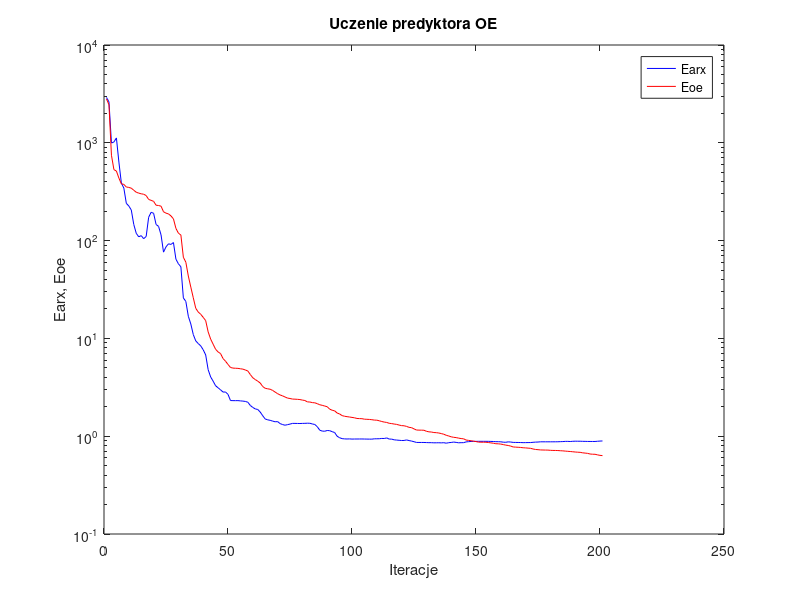
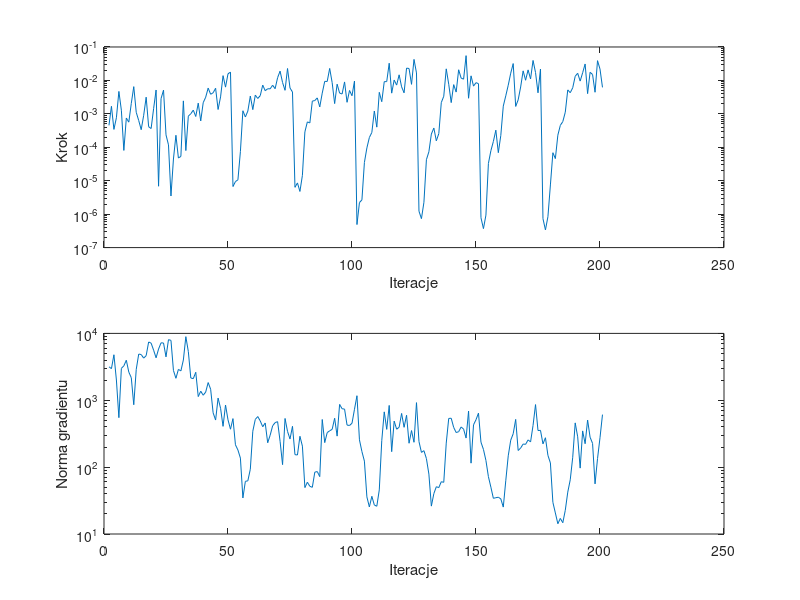

These charts were generated, in order, by the following MATLAB code:
%uczenie predyktora oe
clear all;
n=0; farx(n+1)=2.908231e+003; foe(n+1)=2.808228e+003; wspucz(n+1)=0.000000e+000; ng(n+1)=0.000000e+000;
%odnowa zmiennej metryki
n=1; farx(n+1)=2.624940e+003; foe(n+1)=2.450296e+003; krok(n+1)=4.532388e-004; ng(n+1)=3.167503e+003;
n=2; farx(n+1)=9.954729e+002; foe(n+1)=7.460467e+002; krok(n+1)=1.682049e-003; ng(n+1)=2.971210e+003;
n=3; farx(n+1)=1.019788e+003; foe(n+1)=5.314237e+002; krok(n+1)=3.428360e-004; ng(n+1)=4.791873e+003;
n=4; farx(n+1)=1.121954e+003; foe(n+1)=5.143459e+002; krok(n+1)=7.648589e-004; ng(n+1)=2.007951e+003;
n=5; farx(n+1)=6.358532e+002; foe(n+1)=4.361281e+002; krok(n+1)=4.687691e-003; ng(n+1)=5.492165e+002;
n=6; farx(n+1)=3.877879e+002; foe(n+1)=3.805801e+002; krok(n+1)=1.284763e-003; ng(n+1)=2.998022e+003;
n=7; farx(n+1)=3.444699e+002; foe(n+1)=3.754439e+002; krok(n+1)=8.066838e-005; ng(n+1)=3.272477e+003;
n=8; farx(n+1)=2.404526e+002; foe(n+1)=3.531327e+002; krok(n+1)=7.496833e-004; ng(n+1)=3.967166e+003;
n=9; farx(n+1)=2.258269e+002; foe(n+1)=3.499289e+002; krok(n+1)=5.651115e-004; ng(n+1)=2.638126e+003;
n=10; farx(n+1)=2.057679e+002; foe(n+1)=3.436533e+002; krok(n+1)=2.043687e-003; ng(n+1)=2.176510e+003;
n=11; farx(n+1)=1.463432e+002; foe(n+1)=3.272783e+002; krok(n+1)=6.516379e-003; ng(n+1)=8.574069e+002;
n=12; farx(n+1)=1.187996e+002; foe(n+1)=3.122482e+002; krok(n+1)=1.109421e-003; ng(n+1)=2.899050e+003;
n=13; farx(n+1)=1.093058e+002; foe(n+1)=3.058709e+002; krok(n+1)=6.298318e-004; ng(n+1)=4.909321e+003;
n=14; farx(n+1)=1.124068e+002; foe(n+1)=3.009427e+002; krok(n+1)=3.363588e-004; ng(n+1)=4.824371e+003;
n=15; farx(n+1)=1.046392e+002; foe(n+1)=2.980244e+002; krok(n+1)=9.064776e-004; ng(n+1)=4.269063e+003;
n=16; farx(n+1)=1.101005e+002; foe(n+1)=2.887734e+002; krok(n+1)=3.151553e-003; ng(n+1)=4.646999e+003;
n=17; farx(n+1)=1.731415e+002; foe(n+1)=2.636001e+002; krok(n+1)=4.114508e-004; ng(n+1)=7.440421e+003;
n=18; farx(n+1)=1.947409e+002; foe(n+1)=2.580070e+002; krok(n+1)=3.643472e-004; ng(n+1)=7.147533e+003;
n=19; farx(n+1)=1.903174e+002; foe(n+1)=2.519469e+002; krok(n+1)=1.427772e-003; ng(n+1)=5.611895e+003;
n=20; farx(n+1)=1.461160e+002; foe(n+1)=2.299304e+002; krok(n+1)=5.166418e-003; ng(n+1)=4.317019e+003;
n=21; farx(n+1)=1.397913e+002; foe(n+1)=2.285070e+002; krok(n+1)=6.844969e-006; ng(n+1)=5.834323e+003;
n=22; farx(n+1)=1.144468e+002; foe(n+1)=2.248618e+002; krok(n+1)=2.855545e-003; ng(n+1)=7.226812e+003;
n=23; farx(n+1)=7.623117e+001; foe(n+1)=1.971034e+002; krok(n+1)=5.119766e-003; ng(n+1)=7.186964e+003;
n=24; farx(n+1)=8.631392e+001; foe(n+1)=1.907962e+002; krok(n+1)=2.353374e-004; ng(n+1)=4.457376e+003;
n=25; farx(n+1)=9.271649e+001; foe(n+1)=1.875515e+002; krok(n+1)=1.182303e-004; ng(n+1)=8.057286e+003;
%odnowa zmiennej metryki
n=26; farx(n+1)=9.140853e+001; foe(n+1)=1.787989e+002; krok(n+1)=3.493282e-006; ng(n+1)=7.868219e+003;
n=27; farx(n+1)=9.551230e+001; foe(n+1)=1.668695e+002; krok(n+1)=4.461789e-005; ng(n+1)=2.792195e+003;
n=28; farx(n+1)=6.457495e+001; foe(n+1)=1.333427e+002; krok(n+1)=2.288097e-004; ng(n+1)=2.131101e+003;
n=29; farx(n+1)=5.793000e+001; foe(n+1)=1.190863e+002; krok(n+1)=4.766085e-005; ng(n+1)=2.895555e+003;
n=30; farx(n+1)=5.399025e+001; foe(n+1)=1.140391e+002; krok(n+1)=5.354731e-005; ng(n+1)=2.749529e+003;
n=31; farx(n+1)=2.593654e+001; foe(n+1)=6.756758e+001; krok(n+1)=2.444561e-003; ng(n+1)=4.000761e+003;
n=32; farx(n+1)=2.387514e+001; foe(n+1)=6.010942e+001; krok(n+1)=7.980756e-005; ng(n+1)=8.935008e+003;
n=33; farx(n+1)=1.683827e+001; foe(n+1)=4.342191e+001; krok(n+1)=8.540993e-004; ng(n+1)=5.361473e+003;
n=34; farx(n+1)=1.405151e+001; foe(n+1)=3.349347e+001; krok(n+1)=1.006932e-003; ng(n+1)=2.153956e+003;
n=35; farx(n+1)=1.094952e+001; foe(n+1)=2.602623e+001; krok(n+1)=1.293127e-003; ng(n+1)=2.103728e+003;
n=36; farx(n+1)=9.423237e+000; foe(n+1)=2.030804e+001; krok(n+1)=8.335919e-004; ng(n+1)=2.621456e+003;
n=37; farx(n+1)=8.860037e+000; foe(n+1)=1.860784e+001; krok(n+1)=2.092139e-003; ng(n+1)=1.135134e+003;
n=38; farx(n+1)=8.383917e+000; foe(n+1)=1.763864e+001; krok(n+1)=6.144058e-004; ng(n+1)=1.366983e+003;
n=39; farx(n+1)=7.654393e+000; foe(n+1)=1.642140e+001; krok(n+1)=2.156451e-003; ng(n+1)=1.189204e+003;
n=40; farx(n+1)=6.775568e+000; foe(n+1)=1.519241e+001; krok(n+1)=3.146871e-003; ng(n+1)=1.325265e+003;
n=41; farx(n+1)=4.786148e+000; foe(n+1)=1.165150e+001; krok(n+1)=5.894618e-003; ng(n+1)=1.839547e+003;
n=42; farx(n+1)=4.037668e+000; foe(n+1)=9.841304e+000; krok(n+1)=3.856372e-003; ng(n+1)=1.462452e+003;
n=43; farx(n+1)=3.654909e+000; foe(n+1)=8.724330e+000; krok(n+1)=4.267031e-003; ng(n+1)=6.487545e+002;
n=44; farx(n+1)=3.279457e+000; foe(n+1)=7.741793e+000; krok(n+1)=5.829556e-003; ng(n+1)=5.061863e+002;
n=45; farx(n+1)=3.126905e+000; foe(n+1)=7.274540e+000; krok(n+1)=1.350546e-003; ng(n+1)=1.078558e+003;
n=46; farx(n+1)=2.979681e+000; foe(n+1)=6.993487e+000; krok(n+1)=3.212655e-003; ng(n+1)=7.598626e+002;
n=47; farx(n+1)=2.826062e+000; foe(n+1)=6.220124e+000; krok(n+1)=1.389524e-002; ng(n+1)=4.072506e+002;
n=48; farx(n+1)=2.831794e+000; foe(n+1)=5.841517e+000; krok(n+1)=6.303106e-003; ng(n+1)=8.492009e+002;
n=49; farx(n+1)=2.678425e+000; foe(n+1)=5.417958e+000; krok(n+1)=1.576669e-002; ng(n+1)=5.099119e+002;
n=50; farx(n+1)=2.315661e+000; foe(n+1)=5.044592e+000; krok(n+1)=1.771116e-002; ng(n+1)=3.691195e+002;
%odnowa zmiennej metryki
n=51; farx(n+1)=2.310441e+000; foe(n+1)=4.970551e+000; krok(n+1)=6.697231e-006; ng(n+1)=5.317141e+002;
n=52; farx(n+1)=2.309523e+000; foe(n+1)=4.953113e+000; krok(n+1)=9.433029e-006; ng(n+1)=2.157167e+002;
n=53; farx(n+1)=2.311213e+000; foe(n+1)=4.938762e+000; krok(n+1)=1.063629e-005; ng(n+1)=1.804089e+002;
n=54; farx(n+1)=2.297334e+000; foe(n+1)=4.893384e+000; krok(n+1)=7.462550e-005; ng(n+1)=1.365710e+002;
n=55; farx(n+1)=2.285071e+000; foe(n+1)=4.850507e+000; krok(n+1)=1.238384e-003; ng(n+1)=3.460964e+001;
n=56; farx(n+1)=2.267349e+000; foe(n+1)=4.754687e+000; krok(n+1)=8.058731e-004; ng(n+1)=6.129062e+001;
n=57; farx(n+1)=2.224135e+000; foe(n+1)=4.639218e+000; krok(n+1)=1.211265e-003; ng(n+1)=6.248426e+001;
n=58; farx(n+1)=2.062642e+000; foe(n+1)=4.271790e+000; krok(n+1)=3.408889e-003; ng(n+1)=9.311392e+001;
n=59; farx(n+1)=1.968177e+000; foe(n+1)=3.957435e+000; krok(n+1)=1.338974e-003; ng(n+1)=3.444346e+002;
n=60; farx(n+1)=1.901070e+000; foe(n+1)=3.794825e+000; krok(n+1)=3.621201e-003; ng(n+1)=5.171008e+002;
n=61; farx(n+1)=1.876050e+000; foe(n+1)=3.651408e+000; krok(n+1)=2.883948e-003; ng(n+1)=5.709724e+002;
n=62; farx(n+1)=1.764561e+000; foe(n+1)=3.498189e+000; krok(n+1)=3.500453e-003; ng(n+1)=4.904718e+002;
n=63; farx(n+1)=1.619037e+000; foe(n+1)=3.219929e+000; krok(n+1)=7.242402e-003; ng(n+1)=4.016147e+002;
n=64; farx(n+1)=1.499839e+000; foe(n+1)=3.089399e+000; krok(n+1)=4.929920e-003; ng(n+1)=4.577692e+002;
n=65; farx(n+1)=1.470706e+000; foe(n+1)=3.052917e+000; krok(n+1)=5.627734e-003; ng(n+1)=2.315098e+002;
n=66; farx(n+1)=1.452822e+000; foe(n+1)=3.021034e+000; krok(n+1)=5.608324e-003; ng(n+1)=3.003674e+002;
n=67; farx(n+1)=1.427135e+000; foe(n+1)=2.937733e+000; krok(n+1)=7.191611e-003; ng(n+1)=4.150040e+002;
n=68; farx(n+1)=1.404511e+000; foe(n+1)=2.826950e+000; krok(n+1)=5.654998e-003; ng(n+1)=4.632943e+002;
n=69; farx(n+1)=1.410623e+000; foe(n+1)=2.722002e+000; krok(n+1)=1.208515e-002; ng(n+1)=4.788552e+002;
n=70; farx(n+1)=1.346021e+000; foe(n+1)=2.641635e+000; krok(n+1)=1.897240e-002; ng(n+1)=2.431530e+002;
n=71; farx(n+1)=1.315713e+000; foe(n+1)=2.584441e+000; krok(n+1)=8.631803e-003; ng(n+1)=1.090111e+002;
n=72; farx(n+1)=1.295193e+000; foe(n+1)=2.517719e+000; krok(n+1)=5.060913e-003; ng(n+1)=5.343998e+002;
n=73; farx(n+1)=1.312804e+000; foe(n+1)=2.453210e+000; krok(n+1)=2.272397e-002; ng(n+1)=3.423044e+002;
n=74; farx(n+1)=1.329869e+000; foe(n+1)=2.429686e+000; krok(n+1)=5.945944e-003; ng(n+1)=2.633791e+002;
n=75; farx(n+1)=1.352059e+000; foe(n+1)=2.397329e+000; krok(n+1)=4.498477e-003; ng(n+1)=4.079200e+002;
%odnowa zmiennej metryki
n=76; farx(n+1)=1.351619e+000; foe(n+1)=2.391556e+000; krok(n+1)=6.348643e-006; ng(n+1)=1.536909e+002;
n=77; farx(n+1)=1.350266e+000; foe(n+1)=2.382465e+000; krok(n+1)=8.600086e-006; ng(n+1)=1.519471e+002;
n=78; farx(n+1)=1.348417e+000; foe(n+1)=2.369360e+000; krok(n+1)=4.777908e-006; ng(n+1)=2.894282e+002;
n=79; farx(n+1)=1.351866e+000; foe(n+1)=2.340254e+000; krok(n+1)=1.448140e-005; ng(n+1)=2.060803e+002;
n=80; farx(n+1)=1.353732e+000; foe(n+1)=2.317452e+000; krok(n+1)=2.895734e-004; ng(n+1)=4.945533e+001;
n=81; farx(n+1)=1.357971e+000; foe(n+1)=2.243680e+000; krok(n+1)=5.747417e-004; ng(n+1)=5.944795e+001;
n=82; farx(n+1)=1.356107e+000; foe(n+1)=2.236662e+000; krok(n+1)=5.348854e-004; ng(n+1)=5.170396e+001;
n=83; farx(n+1)=1.334603e+000; foe(n+1)=2.205652e+000; krok(n+1)=2.403018e-003; ng(n+1)=4.991505e+001;
n=84; farx(n+1)=1.317539e+000; foe(n+1)=2.194876e+000; krok(n+1)=2.501815e-003; ng(n+1)=8.415957e+001;
n=85; farx(n+1)=1.250406e+000; foe(n+1)=2.150777e+000; krok(n+1)=2.999882e-003; ng(n+1)=8.581483e+001;
n=86; farx(n+1)=1.151987e+000; foe(n+1)=2.097296e+000; krok(n+1)=1.612540e-003; ng(n+1)=7.212680e+001;
n=87; farx(n+1)=1.128186e+000; foe(n+1)=2.068052e+000; krok(n+1)=4.175393e-003; ng(n+1)=5.156357e+002;
n=88; farx(n+1)=1.124123e+000; foe(n+1)=2.034643e+000; krok(n+1)=9.378531e-003; ng(n+1)=2.326806e+002;
n=89; farx(n+1)=1.143612e+000; foe(n+1)=2.001747e+000; krok(n+1)=9.299198e-003; ng(n+1)=3.285891e+002;
n=90; farx(n+1)=1.138838e+000; foe(n+1)=1.891005e+000; krok(n+1)=2.284436e-002; ng(n+1)=3.493725e+002;
n=91; farx(n+1)=1.112803e+000; foe(n+1)=1.843281e+000; krok(n+1)=8.580693e-003; ng(n+1)=3.675096e+002;
n=92; farx(n+1)=1.090689e+000; foe(n+1)=1.816681e+000; krok(n+1)=2.027773e-003; ng(n+1)=5.384337e+002;
n=93; farx(n+1)=9.994692e-001; foe(n+1)=1.727099e+000; krok(n+1)=7.712744e-003; ng(n+1)=2.909565e+002;
n=94; farx(n+1)=9.649282e-001; foe(n+1)=1.688355e+000; krok(n+1)=4.184278e-003; ng(n+1)=8.668361e+002;
n=95; farx(n+1)=9.442389e-001; foe(n+1)=1.624835e+000; krok(n+1)=3.923977e-003; ng(n+1)=7.473536e+002;
n=96; farx(n+1)=9.389214e-001; foe(n+1)=1.599453e+000; krok(n+1)=9.010365e-003; ng(n+1)=7.372438e+002;
n=97; farx(n+1)=9.363508e-001; foe(n+1)=1.584606e+000; krok(n+1)=2.216378e-003; ng(n+1)=4.256590e+002;
n=98; farx(n+1)=9.386013e-001; foe(n+1)=1.571357e+000; krok(n+1)=5.003630e-003; ng(n+1)=4.195249e+002;
n=99; farx(n+1)=9.343602e-001; foe(n+1)=1.556274e+000; krok(n+1)=3.485222e-003; ng(n+1)=4.532778e+002;
n=100; farx(n+1)=9.360243e-001; foe(n+1)=1.542392e+000; krok(n+1)=9.602589e-003; ng(n+1)=7.331894e+002;
%odnowa zmiennej metryki
n=101; farx(n+1)=9.361781e-001; foe(n+1)=1.518358e+000; krok(n+1)=4.888654e-007; ng(n+1)=1.169244e+003;
n=102; farx(n+1)=9.365102e-001; foe(n+1)=1.513414e+000; krok(n+1)=2.219980e-006; ng(n+1)=2.560833e+002;
n=103; farx(n+1)=9.368321e-001; foe(n+1)=1.510762e+000; krok(n+1)=2.674711e-006; ng(n+1)=1.708848e+002;
n=104; farx(n+1)=9.356090e-001; foe(n+1)=1.492975e+000; krok(n+1)=3.519674e-005; ng(n+1)=1.230678e+002;
n=105; farx(n+1)=9.344260e-001; foe(n+1)=1.488761e+000; krok(n+1)=9.579321e-005; ng(n+1)=3.592030e+001;
n=106; farx(n+1)=9.335401e-001; foe(n+1)=1.484230e+000; krok(n+1)=1.960919e-004; ng(n+1)=2.537915e+001;
n=107; farx(n+1)=9.330735e-001; foe(n+1)=1.475118e+000; krok(n+1)=2.778542e-004; ng(n+1)=3.663729e+001;
n=108; farx(n+1)=9.404171e-001; foe(n+1)=1.461395e+000; krok(n+1)=1.216567e-003; ng(n+1)=2.717546e+001;
n=109; farx(n+1)=9.411383e-001; foe(n+1)=1.458171e+000; krok(n+1)=4.005361e-004; ng(n+1)=2.599620e+001;
n=110; farx(n+1)=9.421196e-001; foe(n+1)=1.438322e+000; krok(n+1)=4.403244e-003; ng(n+1)=4.566297e+001;
n=111; farx(n+1)=9.487641e-001; foe(n+1)=1.413352e+000; krok(n+1)=2.312019e-003; ng(n+1)=2.488881e+002;
n=112; farx(n+1)=9.473769e-001; foe(n+1)=1.394798e+000; krok(n+1)=9.173286e-003; ng(n+1)=6.707960e+002;
n=113; farx(n+1)=9.602734e-001; foe(n+1)=1.382620e+000; krok(n+1)=9.219686e-003; ng(n+1)=3.670343e+002;
n=114; farx(n+1)=9.347625e-001; foe(n+1)=1.355380e+000; krok(n+1)=3.269900e-002; ng(n+1)=8.370350e+002;
n=115; farx(n+1)=9.335893e-001; foe(n+1)=1.345550e+000; krok(n+1)=4.162174e-003; ng(n+1)=1.703899e+002;
n=116; farx(n+1)=9.181827e-001; foe(n+1)=1.331635e+000; krok(n+1)=1.023953e-002; ng(n+1)=4.878785e+002;
n=117; farx(n+1)=9.130520e-001; foe(n+1)=1.320753e+000; krok(n+1)=7.251821e-003; ng(n+1)=3.690998e+002;
n=118; farx(n+1)=9.081687e-001; foe(n+1)=1.300011e+000; krok(n+1)=1.470844e-002; ng(n+1)=3.948338e+002;
n=119; farx(n+1)=9.035475e-001; foe(n+1)=1.282923e+000; krok(n+1)=6.428545e-003; ng(n+1)=6.354449e+002;
n=120; farx(n+1)=9.045423e-001; foe(n+1)=1.278557e+000; krok(n+1)=4.259233e-003; ng(n+1)=3.941175e+002;
n=121; farx(n+1)=9.158126e-001; foe(n+1)=1.259522e+000; krok(n+1)=2.334578e-002; ng(n+1)=5.964741e+002;
n=122; farx(n+1)=9.024979e-001; foe(n+1)=1.232123e+000; krok(n+1)=2.272397e-002; ng(n+1)=2.276215e+002;
n=123; farx(n+1)=8.918691e-001; foe(n+1)=1.223284e+000; krok(n+1)=7.632150e-003; ng(n+1)=3.523427e+002;
n=124; farx(n+1)=8.785126e-001; foe(n+1)=1.188322e+000; krok(n+1)=4.254539e-002; ng(n+1)=2.354175e+002;
n=125; farx(n+1)=8.635746e-001; foe(n+1)=1.156664e+000; krok(n+1)=1.675011e-002; ng(n+1)=9.216703e+002;
%odnowa zmiennej metryki
n=126; farx(n+1)=8.631597e-001; foe(n+1)=1.153680e+000; krok(n+1)=1.226134e-006; ng(n+1)=2.416546e+002;
n=127; farx(n+1)=8.630433e-001; foe(n+1)=1.152807e+000; krok(n+1)=7.345476e-007; ng(n+1)=1.661590e+002;
n=128; farx(n+1)=8.627770e-001; foe(n+1)=1.150755e+000; krok(n+1)=2.265654e-006; ng(n+1)=1.763868e+002;
n=129; farx(n+1)=8.608542e-001; foe(n+1)=1.123182e+000; krok(n+1)=4.254517e-005; ng(n+1)=1.343754e+002;
n=130; farx(n+1)=8.588401e-001; foe(n+1)=1.108183e+000; krok(n+1)=7.338792e-005; ng(n+1)=7.871924e+001;
n=131; farx(n+1)=8.587478e-001; foe(n+1)=1.103587e+000; krok(n+1)=2.494331e-004; ng(n+1)=2.613314e+001;
n=132; farx(n+1)=8.559043e-001; foe(n+1)=1.090212e+000; krok(n+1)=3.761980e-004; ng(n+1)=4.019290e+001;
n=133; farx(n+1)=8.563212e-001; foe(n+1)=1.086935e+000; krok(n+1)=1.563635e-004; ng(n+1)=5.094653e+001;
n=134; farx(n+1)=8.572842e-001; foe(n+1)=1.078081e+000; krok(n+1)=2.559644e-004; ng(n+1)=4.941963e+001;
n=135; farx(n+1)=8.547578e-001; foe(n+1)=1.064054e+000; krok(n+1)=2.170640e-003; ng(n+1)=6.052021e+001;
n=136; farx(n+1)=8.585279e-001; foe(n+1)=1.047569e+000; krok(n+1)=3.363630e-003; ng(n+1)=5.930911e+001;
n=137; farx(n+1)=8.481792e-001; foe(n+1)=1.022008e+000; krok(n+1)=2.219272e-002; ng(n+1)=2.288389e+002;
n=138; farx(n+1)=8.587239e-001; foe(n+1)=1.005013e+000; krok(n+1)=7.692316e-003; ng(n+1)=5.346388e+002;
n=139; farx(n+1)=8.628269e-001; foe(n+1)=9.859670e-001; krok(n+1)=2.170640e-003; ng(n+1)=5.388045e+002;
n=140; farx(n+1)=8.712158e-001; foe(n+1)=9.739797e-001; krok(n+1)=7.481826e-003; ng(n+1)=3.922889e+002;
n=141; farx(n+1)=8.642223e-001; foe(n+1)=9.681198e-001; krok(n+1)=4.474402e-003; ng(n+1)=3.290525e+002;
n=142; farx(n+1)=8.561992e-001; foe(n+1)=9.555304e-001; krok(n+1)=2.083339e-002; ng(n+1)=3.387503e+002;
n=143; farx(n+1)=8.586076e-001; foe(n+1)=9.462081e-001; krok(n+1)=1.175883e-002; ng(n+1)=3.984989e+002;
n=144; farx(n+1)=8.588077e-001; foe(n+1)=9.403242e-001; krok(n+1)=1.089156e-002; ng(n+1)=3.697182e+002;
n=145; farx(n+1)=8.743854e-001; foe(n+1)=9.137339e-001; krok(n+1)=5.507794e-002; ng(n+1)=2.721449e+002;
n=146; farx(n+1)=8.792619e-001; foe(n+1)=9.061274e-001; krok(n+1)=2.929274e-003; ng(n+1)=6.891500e+002;
n=147; farx(n+1)=8.838967e-001; foe(n+1)=8.988310e-001; krok(n+1)=1.370811e-002; ng(n+1)=1.146864e+002;
n=148; farx(n+1)=8.864680e-001; foe(n+1)=8.894191e-001; krok(n+1)=6.746361e-003; ng(n+1)=4.292352e+002;
n=149; farx(n+1)=8.854799e-001; foe(n+1)=8.814815e-001; krok(n+1)=8.580693e-003; ng(n+1)=5.120692e+002;
n=150; farx(n+1)=8.865344e-001; foe(n+1)=8.703198e-001; krok(n+1)=7.981858e-003; ng(n+1)=6.419454e+002;
%odnowa zmiennej metryki
n=151; farx(n+1)=8.864911e-001; foe(n+1)=8.685969e-001; krok(n+1)=7.830070e-007; ng(n+1)=2.360118e+002;
n=152; farx(n+1)=8.864582e-001; foe(n+1)=8.681263e-001; krok(n+1)=3.695687e-007; ng(n+1)=1.841561e+002;
n=153; farx(n+1)=8.863602e-001; foe(n+1)=8.675081e-001; krok(n+1)=9.339694e-007; ng(n+1)=1.259069e+002;
n=154; farx(n+1)=8.859497e-001; foe(n+1)=8.619084e-001; krok(n+1)=3.282609e-005; ng(n+1)=7.210888e+001;
n=155; farx(n+1)=8.844118e-001; foe(n+1)=8.539923e-001; krok(n+1)=7.907676e-005; ng(n+1)=5.014249e+001;
n=156; farx(n+1)=8.828228e-001; foe(n+1)=8.480920e-001; krok(n+1)=1.492510e-004; ng(n+1)=3.418546e+001;
n=157; farx(n+1)=8.788804e-001; foe(n+1)=8.376971e-001; krok(n+1)=3.250430e-004; ng(n+1)=3.492254e+001;
n=158; farx(n+1)=8.785921e-001; foe(n+1)=8.359473e-001; krok(n+1)=6.905895e-005; ng(n+1)=3.545011e+001;
n=159; farx(n+1)=8.764661e-001; foe(n+1)=8.306922e-001; krok(n+1)=2.263251e-004; ng(n+1)=3.354907e+001;
n=160; farx(n+1)=8.686431e-001; foe(n+1)=8.210209e-001; krok(n+1)=1.704444e-003; ng(n+1)=2.526370e+001;
n=161; farx(n+1)=8.666444e-001; foe(n+1)=8.103824e-001; krok(n+1)=3.452691e-003; ng(n+1)=6.249078e+001;
n=162; farx(n+1)=8.754698e-001; foe(n+1)=8.038393e-001; krok(n+1)=7.191676e-003; ng(n+1)=1.477631e+002;
n=163; farx(n+1)=8.716306e-001; foe(n+1)=7.920472e-001; krok(n+1)=1.647425e-002; ng(n+1)=2.530110e+002;
n=164; farx(n+1)=8.642814e-001; foe(n+1)=7.761046e-001; krok(n+1)=3.192743e-002; ng(n+1)=3.158618e+002;
n=165; farx(n+1)=8.635347e-001; foe(n+1)=7.732557e-001; krok(n+1)=1.667309e-003; ng(n+1)=5.174250e+002;
n=166; farx(n+1)=8.626599e-001; foe(n+1)=7.703955e-001; krok(n+1)=2.621411e-003; ng(n+1)=1.771868e+002;
n=167; farx(n+1)=8.613674e-001; foe(n+1)=7.674047e-001; krok(n+1)=6.353015e-003; ng(n+1)=1.929988e+002;
n=168; farx(n+1)=8.590458e-001; foe(n+1)=7.618450e-001; krok(n+1)=1.932256e-002; ng(n+1)=2.213700e+002;
n=169; farx(n+1)=8.598559e-001; foe(n+1)=7.593924e-001; krok(n+1)=1.012568e-002; ng(n+1)=2.193142e+002;
n=170; farx(n+1)=8.606616e-001; foe(n+1)=7.551191e-001; krok(n+1)=2.067140e-002; ng(n+1)=2.553179e+002;
n=171; farx(n+1)=8.611933e-001; foe(n+1)=7.518558e-001; krok(n+1)=1.109636e-002; ng(n+1)=2.384731e+002;
n=172; farx(n+1)=8.661624e-001; foe(n+1)=7.402294e-001; krok(n+1)=3.959818e-002; ng(n+1)=4.201723e+002;
n=173; farx(n+1)=8.700214e-001; foe(n+1)=7.317315e-001; krok(n+1)=1.725161e-002; ng(n+1)=8.618125e+002;
n=174; farx(n+1)=8.715655e-001; foe(n+1)=7.282936e-001; krok(n+1)=4.258262e-003; ng(n+1)=3.523829e+002;
n=175; farx(n+1)=8.764980e-001; foe(n+1)=7.237789e-001; krok(n+1)=2.191235e-002; ng(n+1)=3.547932e+002;
%odnowa zmiennej metryki
n=176; farx(n+1)=8.764561e-001; foe(n+1)=7.225559e-001; krok(n+1)=7.343206e-007; ng(n+1)=2.227691e+002;
n=177; farx(n+1)=8.764122e-001; foe(n+1)=7.215360e-001; krok(n+1)=3.383252e-007; ng(n+1)=2.751808e+002;
n=178; farx(n+1)=8.763911e-001; foe(n+1)=7.209355e-001; krok(n+1)=8.394917e-007; ng(n+1)=1.500282e+002;
n=179; farx(n+1)=8.764746e-001; foe(n+1)=7.171627e-001; krok(n+1)=7.486185e-006; ng(n+1)=1.154294e+002;
n=180; farx(n+1)=8.765489e-001; foe(n+1)=7.154110e-001; krok(n+1)=6.880069e-005; ng(n+1)=2.975518e+001;
n=181; farx(n+1)=8.767760e-001; foe(n+1)=7.148704e-001; krok(n+1)=4.593291e-005; ng(n+1)=2.062635e+001;
n=182; farx(n+1)=8.774577e-001; foe(n+1)=7.135708e-001; krok(n+1)=2.302017e-004; ng(n+1)=1.424766e+001;
n=183; farx(n+1)=8.795570e-001; foe(n+1)=7.103864e-001; krok(n+1)=4.532388e-004; ng(n+1)=1.711354e+001;
n=184; farx(n+1)=8.812085e-001; foe(n+1)=7.081821e-001; krok(n+1)=5.854853e-004; ng(n+1)=1.474461e+001;
n=185; farx(n+1)=8.853221e-001; foe(n+1)=7.041070e-001; krok(n+1)=1.120408e-003; ng(n+1)=2.262309e+001;
n=186; farx(n+1)=8.854094e-001; foe(n+1)=7.006127e-001; krok(n+1)=5.208348e-003; ng(n+1)=4.228044e+001;
n=187; farx(n+1)=8.826800e-001; foe(n+1)=6.975258e-001; krok(n+1)=4.290347e-003; ng(n+1)=6.466981e+001;
n=188; farx(n+1)=8.868676e-001; foe(n+1)=6.933924e-001; krok(n+1)=6.023109e-003; ng(n+1)=1.404479e+002;
n=189; farx(n+1)=8.892835e-001; foe(n+1)=6.893245e-001; krok(n+1)=1.333847e-002; ng(n+1)=4.589125e+002;
n=190; farx(n+1)=8.884430e-001; foe(n+1)=6.861321e-001; krok(n+1)=1.633292e-002; ng(n+1)=2.840880e+002;
n=191; farx(n+1)=8.883968e-001; foe(n+1)=6.838491e-001; krok(n+1)=9.545881e-003; ng(n+1)=9.668848e+001;
n=192; farx(n+1)=8.862088e-001; foe(n+1)=6.762607e-001; krok(n+1)=1.694661e-002; ng(n+1)=3.480915e+002;
n=193; farx(n+1)=8.855673e-001; foe(n+1)=6.720661e-001; krok(n+1)=3.104078e-002; ng(n+1)=2.239291e+002;
n=194; farx(n+1)=8.840925e-001; foe(n+1)=6.676062e-001; krok(n+1)=4.026836e-003; ng(n+1)=5.062523e+002;
n=195; farx(n+1)=8.837498e-001; foe(n+1)=6.576067e-001; krok(n+1)=1.748904e-002; ng(n+1)=2.799701e+002;
n=196; farx(n+1)=8.833407e-001; foe(n+1)=6.541633e-001; krok(n+1)=1.501192e-002; ng(n+1)=2.265115e+002;
n=197; farx(n+1)=8.834187e-001; foe(n+1)=6.534696e-001; krok(n+1)=4.427789e-003; ng(n+1)=5.620563e+001;
n=198; farx(n+1)=8.877495e-001; foe(n+1)=6.444610e-001; krok(n+1)=3.899500e-002; ng(n+1)=1.341604e+002;
n=199; farx(n+1)=8.917862e-001; foe(n+1)=6.368858e-001; krok(n+1)=2.183177e-002; ng(n+1)=2.755385e+002;
n=200; farx(n+1)=8.940825e-001; foe(n+1)=6.331062e-001; krok(n+1)=6.193383e-003; ng(n+1)=6.102488e+002;

figure; semilogy(farx,'b'); hold on; semilogy(foe,'r'); xlabel('Iteracje'); ylabel('Earx, Eoe'); legend('Earx','Eoe'); title('Uczenie predyktora OE');
figure; subplot(2,1,1); semilogy(krok); xlabel('Iteracje'); ylabel('Krok');
subplot(2,1,2); semilogy(ng); xlabel('Iteracje'); ylabel('Norma gradientu');
Earx=farx(n+1)
Eoe=foe(n+1)
